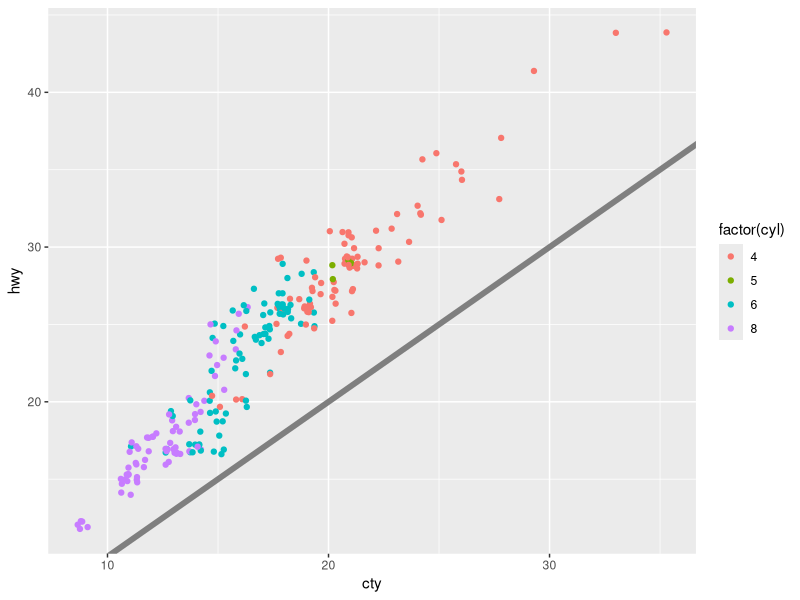
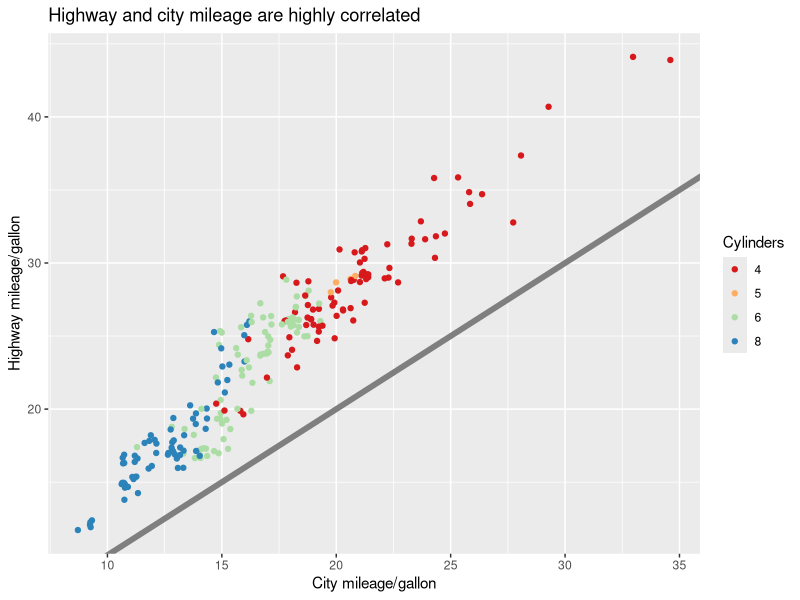
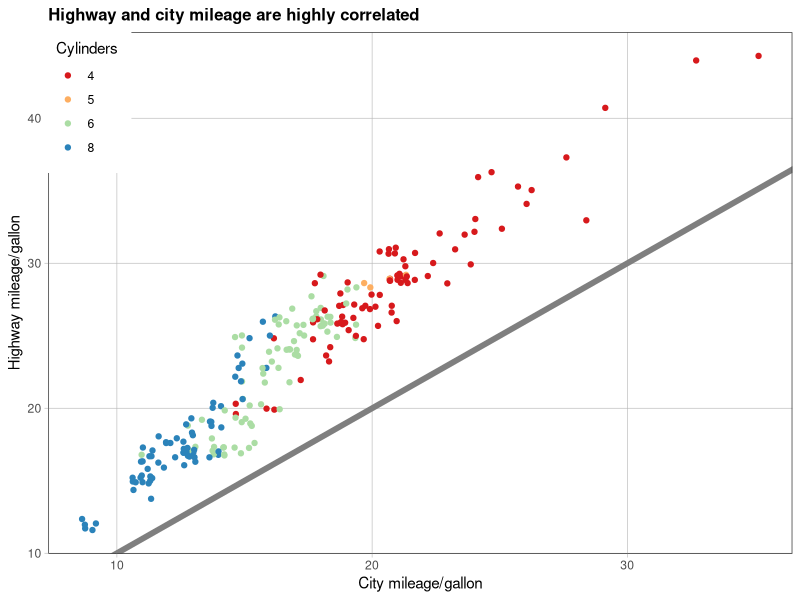

Generate these figures, in order, with R:
library(tidyverse)

base <- ggplot(mpg, aes(cty, hwy, color=factor(cyl))) +
  geom_jitter() +
  geom_abline(color="grey50", size=2)
base

labelled <- base +
  labs(
    x="City mileage/gallon",
    y="Highway mileage/gallon",
    color="Cylinders",
    title="Highway and city mileage are highly correlated"
  ) +
  scale_color_brewer(type="seq", palette="Spectral")
labelled

styled <- labelled +
  theme_bw() +
  theme(
    plot.title = element_text(face="bold", size=12),
    legend.background = element_rect(fill = "white", size=4, color="white"),
    legend.justification = c(0,1),
    legend.position = c(0, 1),
    axis.ticks = element_line(color="grey70", size=0.2),
    panel.grid.major = element_line(color="grey70", size=0.2),
    panel.grid.minor = element_blank()
  )
styled

# 8.2 Complete Themes

